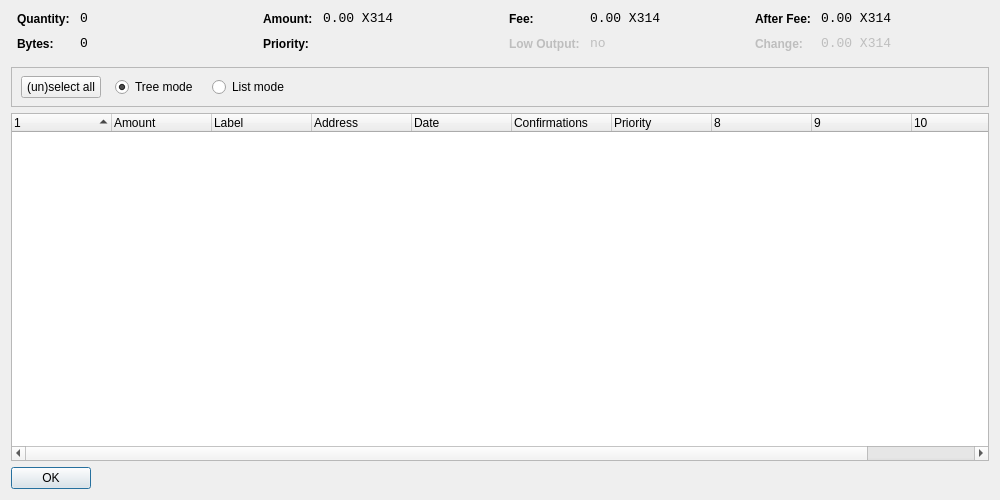
<?xml version="1.0" encoding="UTF-8"?>
<ui version="4.0">
 <class>CoinControlDialog</class>
 <widget class="QDialog" name="CoinControlDialog">
  <property name="geometry">
   <rect>
    <x>0</x>
    <y>0</y>
    <width>1000</width>
    <height>500</height>
   </rect>
  </property>
  <property name="windowTitle">
   <string>Coin Control</string>
  </property>
  <layout class="QVBoxLayout" name="verticalLayout">
   <item>
    <layout class="QHBoxLayout" name="horizontalLayoutTop" stretch="0,0,0,0">
     <property name="topMargin">
      <number>0</number>
     </property>
     <property name="bottomMargin">
      <number>10</number>
     </property>
     <item>
      <layout class="QFormLayout" name="formLayoutCoinControl1">
       <property name="horizontalSpacing">
        <number>10</number>
       </property>
       <property name="verticalSpacing">
        <number>10</number>
       </property>
       <property name="leftMargin">
        <number>6</number>
       </property>
       <property name="rightMargin">
        <number>6</number>
       </property>
       <item row="0" column="0">
        <widget class="QLabel" name="labelCoinControlQuantityText">
         <property name="styleSheet">
          <string notr="true">font-weight:bold;</string>
         </property>
         <property name="text">
          <string>Quantity:</string>
         </property>
        </widget>
       </item>
       <item row="0" column="1">
        <widget class="QLabel" name="labelCoinControlQuantity">
         <property name="font">
          <font>
           <family>Monospace</family>
           <pointsize>10</pointsize>
          </font>
         </property>
         <property name="cursor">
          <cursorShape>IBeamCursor</cursorShape>
         </property>
         <property name="contextMenuPolicy">
          <enum>Qt::ActionsContextMenu</enum>
         </property>
         <property name="text">
          <string notr="true">0</string>
         </property>
         <property name="textInteractionFlags">
          <set>Qt::LinksAccessibleByMouse|Qt::TextSelectableByKeyboard|Qt::TextSelectableByMouse</set>
         </property>
        </widget>
       </item>
       <item row="1" column="0">
        <widget class="QLabel" name="labelCoinControlBytesText">
         <property name="styleSheet">
          <string notr="true">font-weight:bold;</string>
         </property>
         <property name="text">
          <string>Bytes:</string>
         </property>
        </widget>
       </item>
       <item row="1" column="1">
        <widget class="QLabel" name="labelCoinControlBytes">
         <property name="font">
          <font>
           <family>Monospace</family>
           <pointsize>10</pointsize>
          </font>
         </property>
         <property name="cursor">
          <cursorShape>IBeamCursor</cursorShape>
         </property>
         <property name="contextMenuPolicy">
          <enum>Qt::ActionsContextMenu</enum>
         </property>
         <property name="text">
          <string notr="true">0</string>
         </property>
         <property name="textInteractionFlags">
          <set>Qt::LinksAccessibleByMouse|Qt::TextSelectableByKeyboard|Qt::TextSelectableByMouse</set>
         </property>
        </widget>
       </item>
      </layout>
     </item>
     <item>
      <layout class="QFormLayout" name="formLayoutCoinControl2">
       <property name="horizontalSpacing">
        <number>10</number>
       </property>
       <property name="verticalSpacing">
        <number>10</number>
       </property>
       <property name="leftMargin">
        <number>6</number>
       </property>
       <property name="rightMargin">
        <number>6</number>
       </property>
       <item row="0" column="0">
        <widget class="QLabel" name="labelCoinControlAmountText">
         <property name="styleSheet">
          <string notr="true">font-weight:bold;</string>
         </property>
         <property name="text">
          <string>Amount:</string>
         </property>
        </widget>
       </item>
       <item row="0" column="1">
        <widget class="QLabel" name="labelCoinControlAmount">
         <property name="font">
          <font>
           <family>Monospace</family>
           <pointsize>10</pointsize>
          </font>
         </property>
         <property name="cursor">
          <cursorShape>IBeamCursor</cursorShape>
         </property>
         <property name="contextMenuPolicy">
          <enum>Qt::ActionsContextMenu</enum>
         </property>
         <property name="text">
          <string notr="true">0.00 X314</string>
         </property>
         <property name="textInteractionFlags">
          <set>Qt::LinksAccessibleByMouse|Qt::TextSelectableByKeyboard|Qt::TextSelectableByMouse</set>
         </property>
        </widget>
       </item>
       <item row="1" column="0">
        <widget class="QLabel" name="labelCoinControlPriorityText">
         <property name="styleSheet">
          <string notr="true">font-weight:bold;</string>
         </property>
         <property name="text">
          <string>Priority:</string>
         </property>
        </widget>
       </item>
       <item row="1" column="1">
        <widget class="QLabel" name="labelCoinControlPriority">
         <property name="font">
          <font>
           <family>Monospace</family>
           <pointsize>10</pointsize>
          </font>
         </property>
         <property name="cursor">
          <cursorShape>IBeamCursor</cursorShape>
         </property>
         <property name="contextMenuPolicy">
          <enum>Qt::ActionsContextMenu</enum>
         </property>
         <property name="text">
          <string/>
         </property>
         <property name="textInteractionFlags">
          <set>Qt::LinksAccessibleByMouse|Qt::TextSelectableByKeyboard|Qt::TextSelectableByMouse</set>
         </property>
        </widget>
       </item>
      </layout>
     </item>
     <item>
      <layout class="QFormLayout" name="formLayoutCoinControl3">
       <property name="horizontalSpacing">
        <number>10</number>
       </property>
       <property name="verticalSpacing">
        <number>10</number>
       </property>
       <property name="leftMargin">
        <number>6</number>
       </property>
       <property name="rightMargin">
        <number>6</number>
       </property>
       <item row="0" column="0">
        <widget class="QLabel" name="labelCoinControlFeeText">
         <property name="styleSheet">
          <string notr="true">font-weight:bold;</string>
         </property>
         <property name="text">
          <string>Fee:</string>
         </property>
        </widget>
       </item>
       <item row="0" column="1">
        <widget class="QLabel" name="labelCoinControlFee">
         <property name="font">
          <font>
           <family>Monospace</family>
           <pointsize>10</pointsize>
          </font>
         </property>
         <property name="cursor">
          <cursorShape>IBeamCursor</cursorShape>
         </property>
         <property name="contextMenuPolicy">
          <enum>Qt::ActionsContextMenu</enum>
         </property>
         <property name="text">
          <string notr="true">0.00 X314</string>
         </property>
         <property name="textInteractionFlags">
          <set>Qt::LinksAccessibleByMouse|Qt::TextSelectableByKeyboard|Qt::TextSelectableByMouse</set>
         </property>
        </widget>
       </item>
       <item row="1" column="0">
        <widget class="QLabel" name="labelCoinControlLowOutputText">
         <property name="enabled">
          <bool>false</bool>
         </property>
         <property name="styleSheet">
          <string notr="true">font-weight:bold;</string>
         </property>
         <property name="text">
          <string>Low Output:</string>
         </property>
        </widget>
       </item>
       <item row="1" column="1">
        <widget class="QLabel" name="labelCoinControlLowOutput">
         <property name="enabled">
          <bool>false</bool>
         </property>
         <property name="font">
          <font>
           <family>Monospace</family>
           <pointsize>10</pointsize>
          </font>
         </property>
         <property name="cursor">
          <cursorShape>IBeamCursor</cursorShape>
         </property>
         <property name="contextMenuPolicy">
          <enum>Qt::ActionsContextMenu</enum>
         </property>
         <property name="text">
          <string notr="true">no</string>
         </property>
         <property name="textInteractionFlags">
          <set>Qt::LinksAccessibleByMouse|Qt::TextSelectableByKeyboard|Qt::TextSelectableByMouse</set>
         </property>
        </widget>
       </item>
      </layout>
     </item>
     <item>
      <layout class="QFormLayout" name="formLayoutCoinControl4">
       <property name="horizontalSpacing">
        <number>10</number>
       </property>
       <property name="verticalSpacing">
        <number>10</number>
       </property>
       <property name="leftMargin">
        <number>6</number>
       </property>
       <property name="rightMargin">
        <number>6</number>
       </property>
       <item row="0" column="0">
        <widget class="QLabel" name="labelCoinControlAfterFeeText">
         <property name="styleSheet">
          <string notr="true">font-weight:bold;</string>
         </property>
         <property name="text">
          <string>After Fee:</string>
         </property>
        </widget>
       </item>
       <item row="0" column="1">
        <widget class="QLabel" name="labelCoinControlAfterFee">
         <property name="font">
          <font>
           <family>Monospace</family>
           <pointsize>10</pointsize>
          </font>
         </property>
         <property name="cursor">
          <cursorShape>IBeamCursor</cursorShape>
         </property>
         <property name="contextMenuPolicy">
          <enum>Qt::ActionsContextMenu</enum>
         </property>
         <property name="text">
          <string notr="true">0.00 X314</string>
         </property>
         <property name="textInteractionFlags">
          <set>Qt::LinksAccessibleByMouse|Qt::TextSelectableByKeyboard|Qt::TextSelectableByMouse</set>
         </property>
        </widget>
       </item>
       <item row="1" column="0">
        <widget class="QLabel" name="labelCoinControlChangeText">
         <property name="enabled">
          <bool>false</bool>
         </property>
         <property name="styleSheet">
          <string notr="true">font-weight:bold;</string>
         </property>
         <property name="text">
          <string>Change:</string>
         </property>
        </widget>
       </item>
       <item row="1" column="1">
        <widget class="QLabel" name="labelCoinControlChange">
         <property name="enabled">
          <bool>false</bool>
         </property>
         <property name="font">
          <font>
           <family>Monospace</family>
           <pointsize>10</pointsize>
          </font>
         </property>
         <property name="cursor">
          <cursorShape>IBeamCursor</cursorShape>
         </property>
         <property name="contextMenuPolicy">
          <enum>Qt::ActionsContextMenu</enum>
         </property>
         <property name="text">
          <string notr="true">0.00 X314</string>
         </property>
         <property name="textInteractionFlags">
          <set>Qt::LinksAccessibleByMouse|Qt::TextSelectableByKeyboard|Qt::TextSelectableByMouse</set>
         </property>
        </widget>
       </item>
      </layout>
     </item>
    </layout>
   </item>
   <item>
    <widget class="QFrame" name="frame">
     <property name="minimumSize">
      <size>
       <width>0</width>
       <height>40</height>
      </size>
     </property>
     <property name="frameShape">
      <enum>QFrame::StyledPanel</enum>
     </property>
     <property name="frameShadow">
      <enum>QFrame::Sunken</enum>
     </property>
     <widget class="QWidget" name="horizontalLayoutWidget">
      <property name="geometry">
       <rect>
        <x>10</x>
        <y>0</y>
        <width>781</width>
        <height>41</height>
       </rect>
      </property>
      <layout class="QHBoxLayout" name="horizontalLayoutPanel" stretch="0,0,0,0,0">
       <property name="spacing">
        <number>14</number>
       </property>
       <item>
        <widget class="QPushButton" name="pushButtonSelectAll">
         <property name="sizePolicy">
          <sizepolicy hsizetype="Maximum" vsizetype="Fixed">
           <horstretch>0</horstretch>
           <verstretch>0</verstretch>
          </sizepolicy>
         </property>
         <property name="text">
          <string>(un)select all</string>
         </property>
        </widget>
       </item>
       <item>
        <widget class="QRadioButton" name="radioTreeMode">
         <property name="sizePolicy">
          <sizepolicy hsizetype="Maximum" vsizetype="Fixed">
           <horstretch>0</horstretch>
           <verstretch>0</verstretch>
          </sizepolicy>
         </property>
         <property name="text">
          <string>Tree mode</string>
         </property>
         <property name="checked">
          <bool>true</bool>
         </property>
        </widget>
       </item>
       <item>
        <widget class="QRadioButton" name="radioListMode">
         <property name="sizePolicy">
          <sizepolicy hsizetype="Maximum" vsizetype="Fixed">
           <horstretch>0</horstretch>
           <verstretch>0</verstretch>
          </sizepolicy>
         </property>
         <property name="text">
          <string>List mode</string>
         </property>
        </widget>
       </item>
       <item>
        <spacer name="horizontalSpacer">
         <property name="orientation">
          <enum>Qt::Horizontal</enum>
         </property>
         <property name="sizeHint" stdset="0">
          <size>
           <width>40</width>
           <height>20</height>
          </size>
         </property>
        </spacer>
       </item>
      </layout>
     </widget>
    </widget>
   </item>
   <item>
    <widget class="CoinControlTreeWidget" name="treeWidget">
     <property name="contextMenuPolicy">
      <enum>Qt::CustomContextMenu</enum>
     </property>
     <property name="sortingEnabled">
      <bool>false</bool>
     </property>
     <property name="columnCount">
      <number>11</number>
     </property>
     <attribute name="headerShowSortIndicator" stdset="0">
      <bool>true</bool>
     </attribute>
     <attribute name="headerStretchLastSection">
      <bool>false</bool>
     </attribute>
     <column>
      <property name="text">
       <string/>
      </property>
     </column>
     <column>
      <property name="text">
       <string>Amount</string>
      </property>
     </column>
     <column>
      <property name="text">
       <string>Label</string>
      </property>
     </column>
     <column>
      <property name="text">
       <string>Address</string>
      </property>
     </column>
     <column>
      <property name="text">
       <string>Date</string>
      </property>
     </column>
     <column>
      <property name="text">
       <string>Confirmations</string>
      </property>
      <property name="toolTip">
       <string>Confirmed</string>
      </property>
     </column>
     <column>
      <property name="text">
       <string>Priority</string>
      </property>
     </column>
     <column>
      <property name="text">
       <string/>
      </property>
     </column>
     <column>
      <property name="text">
       <string/>
      </property>
     </column>
     <column>
      <property name="text">
       <string/>
      </property>
     </column>
     <column>
      <property name="text">
       <string/>
      </property>
     </column>
    </widget>
   </item>
   <item>
    <widget class="QDialogButtonBox" name="buttonBox">
     <property name="sizePolicy">
      <sizepolicy hsizetype="Maximum" vsizetype="Fixed">
       <horstretch>0</horstretch>
       <verstretch>0</verstretch>
      </sizepolicy>
     </property>
     <property name="orientation">
      <enum>Qt::Horizontal</enum>
     </property>
     <property name="standardButtons">
      <set>QDialogButtonBox::Ok</set>
     </property>
    </widget>
   </item>
  </layout>
 </widget>
 <customwidgets>
  <customwidget>
   <class>CoinControlTreeWidget</class>
   <extends>QTreeWidget</extends>
   <header>coincontroltreewidget.h</header>
  </customwidget>
 </customwidgets>
 <resources/>
 <connections/>
</ui>
